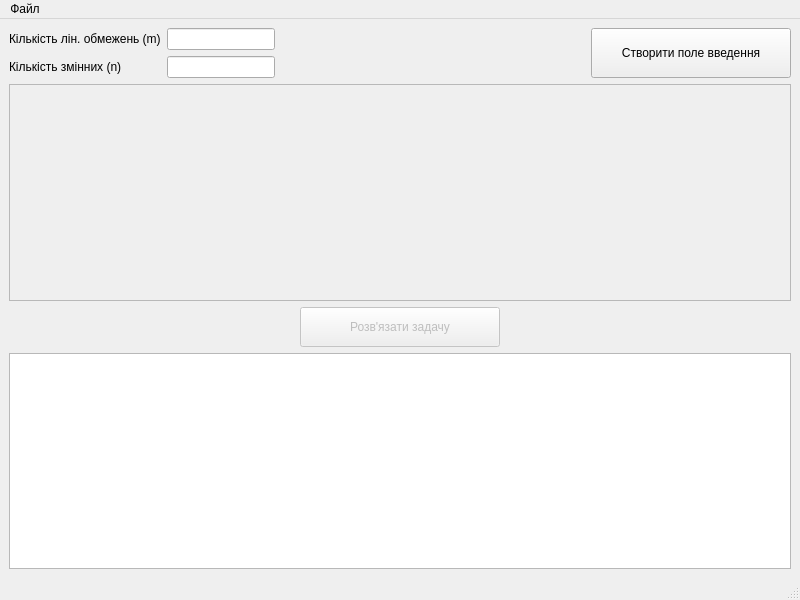
<?xml version="1.0" encoding="UTF-8"?>
<ui version="4.0">
 <class>MainWindow</class>
 <widget class="QMainWindow" name="MainWindow">
  <property name="geometry">
   <rect>
    <x>0</x>
    <y>0</y>
    <width>800</width>
    <height>600</height>
   </rect>
  </property>
  <property name="windowTitle">
   <string>MainWindow</string>
  </property>
  <widget class="QWidget" name="centralwidget">
   <layout class="QVBoxLayout" name="verticalLayout">
    <item>
     <layout class="QHBoxLayout" name="horizontalLayout">
      <property name="spacing">
       <number>6</number>
      </property>
      <property name="sizeConstraint">
       <enum>QLayout::SetNoConstraint</enum>
      </property>
      <item>
       <layout class="QVBoxLayout" name="verticalLayout_2">
        <item>
         <widget class="QLabel" name="label_m">
          <property name="text">
           <string>Кількість лін. обмежень (m)</string>
          </property>
         </widget>
        </item>
        <item>
         <widget class="QLabel" name="label_n">
          <property name="text">
           <string>Кількість змінних (n)</string>
          </property>
         </widget>
        </item>
       </layout>
      </item>
      <item>
       <layout class="QVBoxLayout" name="verticalLayout_6">
        <item>
         <widget class="QLineEdit" name="lineEdit_m">
          <property name="sizePolicy">
           <sizepolicy hsizetype="Fixed" vsizetype="Fixed">
            <horstretch>0</horstretch>
            <verstretch>0</verstretch>
           </sizepolicy>
          </property>
         </widget>
        </item>
        <item>
         <widget class="QLineEdit" name="lineEdit_n">
          <property name="sizePolicy">
           <sizepolicy hsizetype="Fixed" vsizetype="Fixed">
            <horstretch>0</horstretch>
            <verstretch>0</verstretch>
           </sizepolicy>
          </property>
         </widget>
        </item>
       </layout>
      </item>
      <item>
       <spacer name="horizontalSpacer">
        <property name="orientation">
         <enum>Qt::Horizontal</enum>
        </property>
        <property name="sizeHint" stdset="0">
         <size>
          <width>40</width>
          <height>20</height>
         </size>
        </property>
       </spacer>
      </item>
      <item>
       <widget class="QPushButton" name="pushButton">
        <property name="sizePolicy">
         <sizepolicy hsizetype="Fixed" vsizetype="Preferred">
          <horstretch>0</horstretch>
          <verstretch>0</verstretch>
         </sizepolicy>
        </property>
        <property name="minimumSize">
         <size>
          <width>200</width>
          <height>0</height>
         </size>
        </property>
        <property name="text">
         <string>Створити поле введення</string>
        </property>
       </widget>
      </item>
     </layout>
    </item>
    <item>
     <widget class="QScrollArea" name="scrollArea">
      <property name="widgetResizable">
       <bool>true</bool>
      </property>
      <property name="alignment">
       <set>Qt::AlignLeading|Qt::AlignLeft|Qt::AlignTop</set>
      </property>
      <widget class="QWidget" name="scrollAreaWidgetContents">
       <property name="geometry">
        <rect>
         <x>0</x>
         <y>0</y>
         <width>780</width>
         <height>209</height>
        </rect>
       </property>
       <property name="sizePolicy">
        <sizepolicy hsizetype="Preferred" vsizetype="Preferred">
         <horstretch>0</horstretch>
         <verstretch>0</verstretch>
        </sizepolicy>
       </property>
      </widget>
     </widget>
    </item>
    <item>
     <layout class="QHBoxLayout" name="horizontalLayout_2">
      <item>
       <spacer name="horizontalSpacer_2">
        <property name="orientation">
         <enum>Qt::Horizontal</enum>
        </property>
        <property name="sizeHint" stdset="0">
         <size>
          <width>40</width>
          <height>20</height>
         </size>
        </property>
       </spacer>
      </item>
      <item>
       <widget class="QPushButton" name="pushButton_solve">
        <property name="enabled">
         <bool>false</bool>
        </property>
        <property name="sizePolicy">
         <sizepolicy hsizetype="Fixed" vsizetype="Fixed">
          <horstretch>0</horstretch>
          <verstretch>0</verstretch>
         </sizepolicy>
        </property>
        <property name="minimumSize">
         <size>
          <width>200</width>
          <height>40</height>
         </size>
        </property>
        <property name="maximumSize">
         <size>
          <width>16777215</width>
          <height>16777215</height>
         </size>
        </property>
        <property name="text">
         <string>Розв'язати задачу</string>
        </property>
       </widget>
      </item>
      <item>
       <spacer name="horizontalSpacer_3">
        <property name="orientation">
         <enum>Qt::Horizontal</enum>
        </property>
        <property name="sizeHint" stdset="0">
         <size>
          <width>40</width>
          <height>20</height>
         </size>
        </property>
       </spacer>
      </item>
     </layout>
    </item>
    <item>
     <widget class="QTableView" name="tableView"/>
    </item>
   </layout>
  </widget>
  <widget class="QMenuBar" name="menubar">
   <property name="geometry">
    <rect>
     <x>0</x>
     <y>0</y>
     <width>800</width>
     <height>21</height>
    </rect>
   </property>
   <widget class="QMenu" name="menu">
    <property name="title">
     <string>Файл</string>
    </property>
    <addaction name="action_import"/>
    <addaction name="action_exit"/>
   </widget>
   <addaction name="menu"/>
  </widget>
  <widget class="QStatusBar" name="statusbar"/>
  <action name="action_import">
   <property name="text">
    <string>Імпорт</string>
   </property>
  </action>
  <action name="action_exit">
   <property name="text">
    <string>Вихід</string>
   </property>
  </action>
 </widget>
 <resources/>
 <connections/>
</ui>
